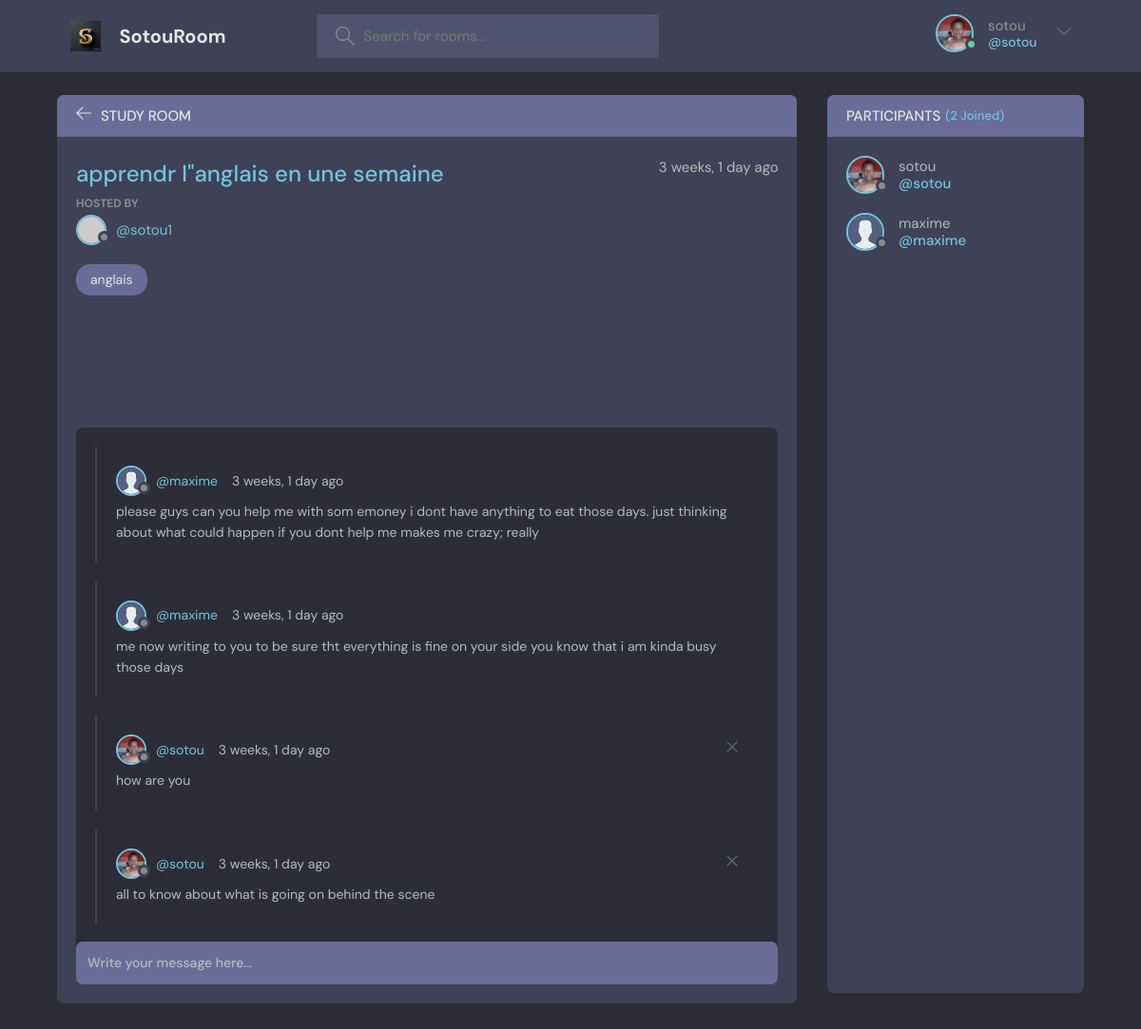
/room/3/ (signed in), run on the app's committed database.
### base/models.py (models this page shows, shortened)
class User(AbstractUser):
    name = models.CharField(max_length=200,null=True)
    email = models.EmailField(null=True,unique=True)
    bio=models.TextField(null=True)
    avatar = models.ImageField(null=True,default='avatar.svg')
    USERNAME_FIELD = 'username'
    REQUIRED_FIELDS=[]

class Room(models.Model):
    host = models.ForeignKey(User, on_delete=models.SET_NULL, null=True)
    participants = models.ManyToManyField(User,related_name='participants',blank=True)
    topic = models.ForeignKey(Topic, on_delete=models.SET_NULL,null=True)
    name = models.CharField(max_length=200)
    description = models.TextField(null = True, blank=True)
    updated = models.DateTimeField(auto_now=True)
    created = models.DateTimeField(auto_now_add=True)
    class Meta:
        ordering = ['-updated','-created']

class Topic(models.Model):
    name = models.CharField(max_length=200)
    def __str__(self):
        return self.name

class Message(models.Model):
    user = models.ForeignKey(User, on_delete=models.CASCADE)
    room = models.ForeignKey(Room, on_delete=models.CASCADE)
    body = models.TextField()
    updated = models.DateTimeField(auto_now=True)
    created = models.DateTimeField(auto_now_add=True)
    class Meta:
        ordering = ['-updated','-created']

### base/views.py (the view, shortened to what this page needs)
# urls.py: path('room/<str:pk>/',views.room, name='room'),
@login_required(login_url='login')
def room(request,pk):
    room = Room.objects.get(id=pk)
    participants=room.participants.all()
    room_messages = room.message_set.all().order_by('-created')
    context={'room':room}
    return render(request,'base/room.html',{'room':room,'room_messages':room_messages,'participants':participants})

### base/templates/base/room.html (shortened to what this page needs)
{% extends 'base/main.html' %}
{% block content %}
    <main class="profile-page layout layout--2">
      <div class="container">
        <div class="room">
          <div class="room__top">
            <div class="room__topLeft">
              <a href="{% url 'home' %}">
                <svg version="1.1" xmlns="http://www.w3.org/2000/svg" width="32" height="32" viewBox="0 0 32 32">
                  <title>arrow-left</title>
                  <path
                    d="M13.723 2.286l-13.723 13.714 13.719 13.714 1.616-1.611-10.96-10.96h27.625v-2.286h-27.625l10.965-10.965-1.616-1.607z"
                  ></path>
                </svg>
              </a>
              <h3>Study Room</h3>
            </div>
          </div>
          <div class="room__box scroll">
            <div class="room__header scroll">
              <div class="room__info">
                <h3>{{room.name}}</h3>
                <span>{{room.created|timesince}} ago</span>
              </div>
              <div class="room__hosted">
                <p>Hosted By</p>
                <a href="{% url 'user-profile' room.host.id %}" class="room__author">
                  <div class="avatar avatar--small">
                    <img src="https://randomuser.me/api/portraits/men/37.jpg" />
                  </div>
                  <span>@{{room.host.username}}</span>
                </a>
              </div>
              <span class="room__topics">{{room.topic}}</span>
            </div>
            <div class="room__conversation">
              <div class="threads scroll">
{% for message in room_messages %}
                <div class="thread">
                  <div class="thread__top">
                    <div class="thread__author">
                      <a href="{% url 'user-profile' message.user.id %}" class="thread__authorInfo">
                        <div class="avatar avatar--small">
                          <img src="{{message.user.avatar.url}}" />
                        </div>
                        <span>@{{message.user.username}}</span>
                      </a>
                      <span class="thread__date">{{message.created|timesince}} ago</span>
                    </div>
                    {% if request.user == message.user %}
                    <a href="{% url 'delete-message' message.id %}">
                    <div class="thread__delete">
                      <svg version="1.1" xmlns="http://www.w3.org/2000/svg" width="32" height="32" viewBox="0 0 32 32">
                        <title>remove</title>
                        <path
                          d="M27.314 6.019l-1.333-1.333-9.98 9.981-9.981-9.981-1.333 1.333 9.981 9.981-9.981 9.98 1.333 1.333 9.981-9.98 9.98 9.98 1.333-1.333-9.98-9.98 9.98-9.981z"
                        ></path>
                      </svg>
                    </div>
                  </a>
                    {% endif %}
                  </div>
                  <div class="thread__details">
                    {{message.body}}
                  </div>
                </div>
                {% endfor %}
              </div>
            </div>
          </div>
          <div class="room__message">
            <form action="" method="POST">
              <input name="body" placeholder="Write your message here..." /></form>
          </div>
        </div>
        <div class="participants">
          <h3 class="participants__top">Participants <span>({{participants.count}} Joined)</span></h3>
          <div class="participants__list scroll">
            {% for user in participants %}
            <a href="{% url 'user-profile' user.id %}" class="participant">
              <div class="avatar avatar--medium">
                <img src="{{user.avatar.url}}" />
              </div>
              <p>
                {{user.username}}
                <span>@{{user.username}}</span>
              </p>
            </a>
            {% endfor %}
          </div>
        </div>
      </div>
    </main>
  {% endblock content %}

### base/templates/base/navbar.html (shortened to what this page needs)
{% load static %}
<header class="header header--loggedIn">
    <div class="container">
      <a href="{% url 'home' %}" class="header__logo">
        <img src="{% static 'images/imgg.png' %}" />
        <h1>SotouRoom</h1>
      </a>
      <form class="header__search" action="{% url 'home' %}">
        <label>
          <input name="q" placeholder="Search for rooms..." />
        </label>
      </form>
      <nav class="header__menu">
        {% if request.user.is_authenticated %}
        <div class="header__user">
          <a href="{% url 'update-user' %}">
            <div class="avatar avatar--medium active">
              <img src="{{request.user.avatar.url}}" />
            </div>
            <p>{{request.user.username}} <span>@{{request.user.username}}</span></p>
          </a>
          <button class="dropdown-button">
            <svg version="1.1" xmlns="http://www.w3.org/2000/svg" width="32" height="32" viewBox="0 0 32 32">
              <title>chevron-down</title>
              <path d="M16 21l-13-13h-3l16 16 16-16h-3l-13 13z"></path>
            </svg>
          </button>
        </div>
        {% else %}
        <a href="{% url 'login' %}">
            <img src="{% static './images/avatar.svg' %}">
            <p>Login</p>
        </a>
        {% endif %}
      </nav>
    </div>
  </header>

### data on the page
User: user.avatar (picture), user.username "sotou", avatar (picture), username "sotou"
Room: name "apprendr l\"anglais en une semaine", created "3 weeks, 1 day", host.username "sotou1", topic "anglais"
Message: user.avatar (placeholder picture), user.username "maxime", created "3 weeks, 1 day", body "please guys can you help me with som emoney i dont have anything to eat those days. just thinking about what could happen if you dont help me makes me crazy; really"
Message: user.avatar (placeholder picture), user.username "maxime", created "3 weeks, 1 day", body "me now writing to you to be sure tht everything is fine on your side you know that i am kinda busy those days"
Message: user.avatar (picture), user.username "sotou", created "3 weeks, 1 day", body "how are you"
Message: user.avatar (picture), user.username "sotou", created "3 weeks, 1 day", body "all to know about what is going on behind the scene"
User: avatar (placeholder picture), username "maxime"

### other printed values
{{ participants.count }} "2"
